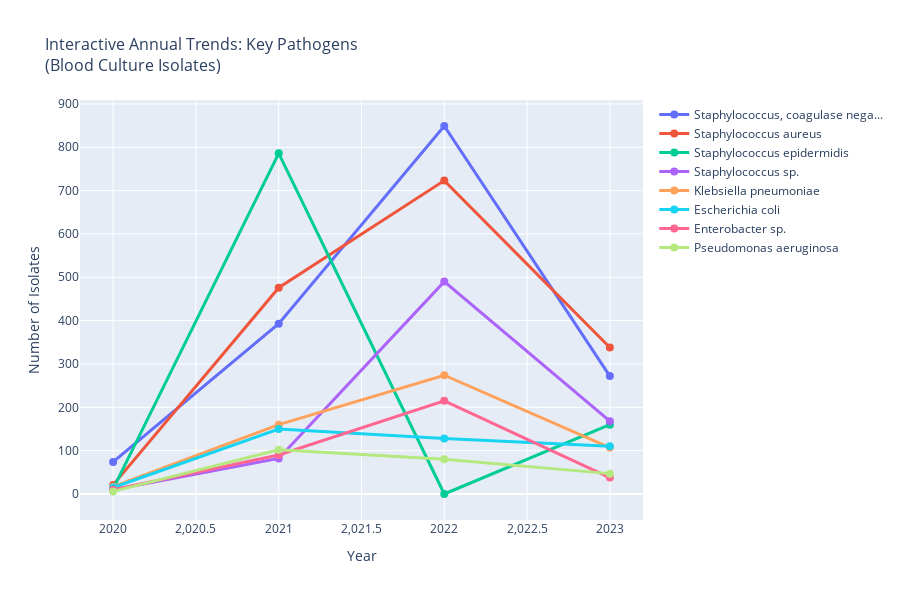

Notebook source saved alongside this figure:
### Markdown cell above
# 5. Temporal Trends Analysis

Visualize annual trends and patterns over time.

### Code cell
# Temporal Trends Analysis
print("📈 CREATING TEMPORAL TRENDS VISUALIZATIONS")
print("=" * 60)

# Figure 7: Annual Pathogen Trends (Line Plot)
if len(df_annual.columns) > 1:  # Multiple years available
    # Get top 10 most common organisms across all years
    total_by_organism = df_annual.sum(axis=1).sort_values(ascending=False)
    top_organisms = total_by_organism.head(10).index
    
    plt.figure(figsize=(14, 8))
    
    # Plot lines for each organism
    for organism in top_organisms:
        years = [int(col) for col in df_annual.columns]
        values = df_annual.loc[organism, :].values
        plt.plot(years, values, marker='o', linewidth=2, label=organism[:25] + ('...' if len(organism) > 25 else ''))
    
    plt.xlabel('Year', fontsize=12, fontweight='bold')
    plt.ylabel('Number of Isolates', fontsize=12, fontweight='bold')
    plt.title('Annual Trends: Top 10 Pathogens\n(Blood Culture Isolates)', 
              fontsize=14, fontweight='bold', pad=20)
    plt.legend(bbox_to_anchor=(1.05, 1), loc='upper left')
    plt.grid(True, alpha=0.3)
    plt.tight_layout()
    
    # Save the figure
    trends_file = os.path.join(viz_output_dir, 'annual_pathogen_trends.png')
    plt.savefig(trends_file, dpi=300, bbox_inches='tight')
    print(f"✅ Saved: {trends_file}")
    plt.show()
    
    # Figure 8: Annual Trends Heatmap
    plt.figure(figsize=(12, 10))
    
    # Create heatmap of top 15 organisms
    top_15_annual = df_annual.loc[top_organisms[:15], :]
    
    sns.heatmap(top_15_annual, 
                annot=True, 
                fmt='g', 
                cmap='YlOrRd', 
                cbar_kws={'label': 'Number of Isolates'},
                linewidths=0.5)
    
    plt.title('Annual Pathogen Distribution Heatmap\n(Top 15 Organisms)', 
              fontsize=14, fontweight='bold', pad=20)
    plt.xlabel('Year', fontsize=12, fontweight='bold')
    plt.ylabel('Pathogen', fontsize=12, fontweight='bold')
    plt.xticks(rotation=0)
    plt.yticks(rotation=0)
    plt.tight_layout()
    
    # Save the figure
    heatmap_file = os.path.join(viz_output_dir, 'annual_trends_heatmap.png')
    plt.savefig(heatmap_file, dpi=300, bbox_inches='tight')
    print(f"✅ Saved: {heatmap_file}")
    plt.show()
    
    # Interactive Annual Trends
    fig = go.Figure()
    
    for organism in top_organisms[:8]:  # Top 8 for clarity
        years = [int(col) for col in df_annual.columns]
        values = df_annual.loc[organism, :].values
        
        fig.add_trace(go.Scatter(
            x=years,
            y=values,
            mode='lines+markers',
            name=organism[:30] + ('...' if len(organism) > 30 else ''),
            line=dict(width=3),
            marker=dict(size=8)
        ))
    
    fig.update_layout(
        title='Interactive Annual Trends: Key Pathogens<br>(Blood Culture Isolates)',
        xaxis_title='Year',
        yaxis_title='Number of Isolates',
        title_font_size=16,
        font_size=12,
        height=600,
        hovermode='x unified'
    )
    
    # Save interactive plot
    interactive_trends_file = os.path.join(viz_output_dir, 'interactive_annual_trends.html')
    fig.write_html(interactive_trends_file)
    print(f"✅ Saved interactive trends: {interactive_trends_file}")
    fig.show()

### Figure 1 — Plotly figure (JSON) as saved in the notebook; plotly's stock layout.template omitted (floating-point values rounded to 4 significant figures)
{"data": [{"line": {"width": 3}, "marker": {"size": 8}, "mode": "lines+markers", "name": "Staphylococcus, coagulase nega...", "type": "scatter", "x": [2020, 2021, 2022, 2023], "y": [74.0, 393.0, 849.0, 272.0]}, {"line": {"width": 3}, "marker": {"size": 8}, "mode": "lines+markers", "name": "Staphylococcus aureus", "type": "scatter", "x": [2020, 2021, 2022, 2023], "y": [21.0, 476.0, 723.0, 338.0]}, {"line": {"width": 3}, "marker": {"size": 8}, "mode": "lines+markers", "name": "Staphylococcus epidermidis", "type": "scatter", "x": [2020, 2021, 2022, 2023], "y": [12.0, 786.0, 0.0, 160.0]}, {"line": {"width": 3}, "marker": {"size": 8}, "mode": "lines+markers", "name": "Staphylococcus sp.", "type": "scatter", "x": [2020, 2021, 2022, 2023], "y": [10.0, 82.0, 490.0, 168.0]}, {"line": {"width": 3}, "marker": {"size": 8}, "mode": "lines+markers", "name": "Klebsiella pneumoniae", "type": "scatter", "x": [2020, 2021, 2022, 2023], "y": [17.0, 160.0, 274.0, 107.0]}, {"line": {"width": 3}, "marker": {"size": 8}, "mode": "lines+markers", "name": "Escherichia coli", "type": "scatter", "x": [2020, 2021, 2022, 2023], "y": [15.0, 150.0, 128.0, 110.0]}, {"line": {"width": 3}, "marker": {"size": 8}, "mode": "lines+markers", "name": "Enterobacter sp.", "type": "scatter", "x": [2020, 2021, 2022, 2023], "y": [10.0, 90.0, 215.0, 38.0]}, {"line": {"width": 3}, "marker": {"size": 8}, "mode": "lines+markers", "name": "Pseudomonas aeruginosa", "type": "scatter", "x": [2020, 2021, 2022, 2023], "y": [6.0, 102.0, 80.0, 47.0]}], "layout": {"font": {"size": 12}, "height": 600, "hovermode": "x unified", "title": {"font": {"size": 16}, "text": "Interactive Annual Trends: Key Pathogens<br>(Blood Culture Isolates)"}, "xaxis": {"title": {"text": "Year"}}, "yaxis": {"title": {"text": "Number of Isolates"}}}}
